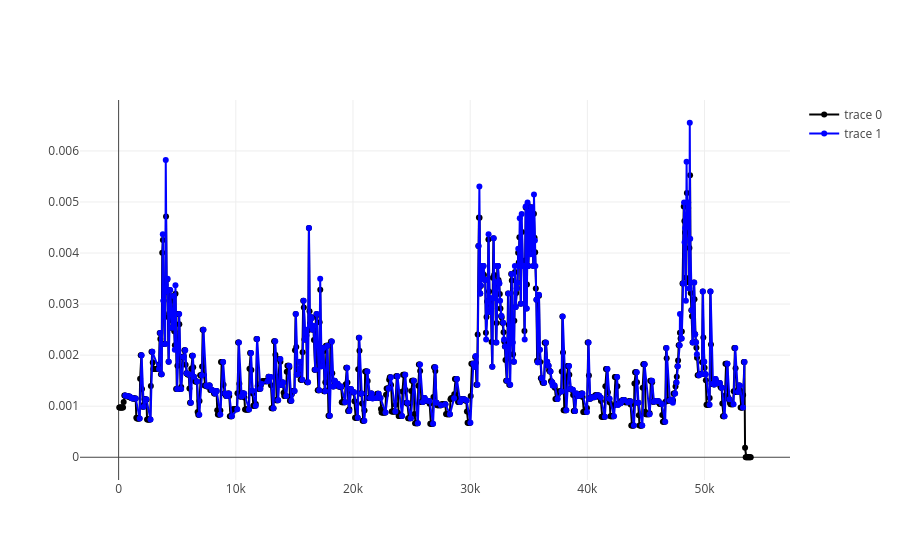

Notebook code cell kept with this figure:
### Code cell
plot_data = [
    go.Scatter(
        x=xx[1:],
        y=np.diff(interp) / np.diff(xx),
        mode='lines+markers'
    ),
    go.Scatter(
        x=df_pos1['absolute_distance'][1:],
        y=np.diff(df_pos1['timing_from_lap']) / np.diff(df_pos1['absolute_distance']),
        mode='lines+markers', line=dict(color='blue'),
    ),
]
plot_layout = dict()
figure = go.Figure(data=plot_data, layout=plot_layout)
figure.show()

### Figure 1 — Plotly figure (JSON) as saved in the notebook; plotly's stock layout.template omitted (floating-point values rounded to 4 significant figures; data arrays with more than 128 entries replaced by an {"elided": "..."} marker saying what was removed)
{"data": [{"mode": "lines+markers", "type": "scatter", "x": {"elided": "1000 float values"}, "y": {"elided": "1000 float values"}}, {"line": {"color": "blue"}, "mode": "lines+markers", "type": "scatter", "x": {"elided": "330 float values"}, "y": {"elided": "330 float values"}}], "layout": {}}
